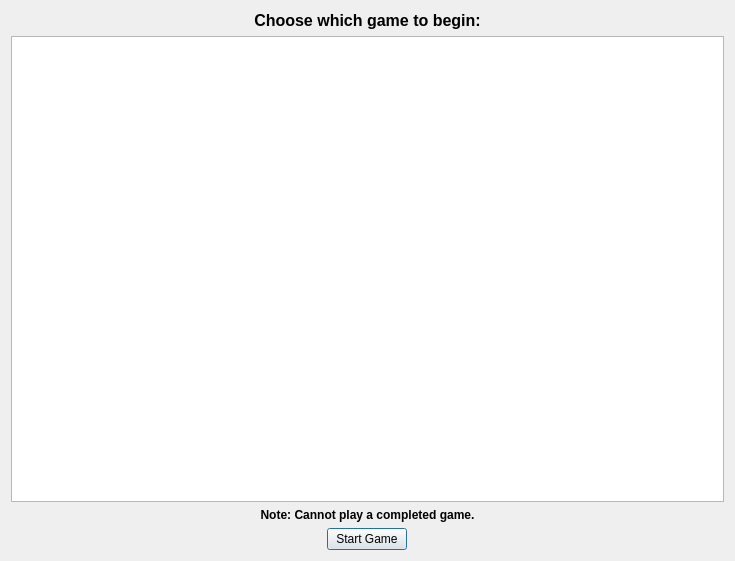
<?xml version="1.0" encoding="UTF-8"?>
<ui version="4.0">
 <class>GameSelectionMenu</class>
 <widget class="QDialog" name="GameSelectionMenu">
  <property name="geometry">
   <rect>
    <x>0</x>
    <y>0</y>
    <width>735</width>
    <height>561</height>
   </rect>
  </property>
  <property name="windowTitle">
   <string>Dialog</string>
  </property>
  <layout class="QVBoxLayout" name="verticalLayout">
   <item>
    <widget class="QLabel" name="label">
     <property name="text">
      <string>&lt;html&gt;&lt;head/&gt;&lt;body&gt;&lt;p&gt;&lt;span style=&quot; font-size:12pt; font-weight:600;&quot;&gt;Choose which game to begin:&lt;/span&gt;&lt;/p&gt;&lt;/body&gt;&lt;/html&gt;</string>
     </property>
     <property name="alignment">
      <set>Qt::AlignCenter</set>
     </property>
    </widget>
   </item>
   <item>
    <widget class="QListWidget" name="listWidget">
     <property name="font">
      <font>
       <family>Lucida Console</family>
      </font>
     </property>
    </widget>
   </item>
   <item>
    <widget class="QLabel" name="label_2">
     <property name="text">
      <string>&lt;html&gt;&lt;head/&gt;&lt;body&gt;&lt;p&gt;&lt;span style=&quot; font-weight:600;&quot;&gt;Note: Cannot play a completed game.&lt;/span&gt;&lt;/p&gt;&lt;/body&gt;&lt;/html&gt;</string>
     </property>
     <property name="alignment">
      <set>Qt::AlignCenter</set>
     </property>
     <property name="wordWrap">
      <bool>true</bool>
     </property>
    </widget>
   </item>
   <item alignment="Qt::AlignHCenter">
    <widget class="QPushButton" name="pushButton">
     <property name="text">
      <string>Start Game</string>
     </property>
    </widget>
   </item>
  </layout>
 </widget>
 <resources/>
 <connections/>
</ui>
